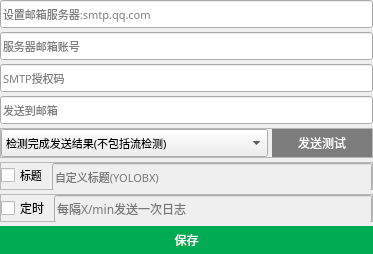
           <widget class="QWidget" name="scrollAreaWidgetContents_3">
            <property name="geometry">
             <rect>
              <x>0</x>
              <y>0</y>
              <width>373</width>
              <height>254</height>
             </rect>
            </property>
            <layout class="QVBoxLayout" name="verticalLayout_24">
             <property name="spacing">
              <number>4</number>
             </property>
             <property name="leftMargin">
              <number>0</number>
             </property>
             <property name="topMargin">
              <number>0</number>
             </property>
             <property name="rightMargin">
              <number>0</number>
             </property>
             <property name="bottomMargin">
              <number>0</number>
             </property>
             <item>
              <widget class="QLineEdit" name="mail_server_type">
               <property name="minimumSize">
                <size>
                 <width>0</width>
                 <height>28</height>
                </size>
               </property>
               <property name="font">
                <font>
                 <family>微软雅黑</family>
                 <pointsize>8</pointsize>
                </font>
               </property>
               <property name="toolTip">
                <string>固定格式:smtp.XXX.com</string>
               </property>
               <property name="placeholderText">
                <string>设置邮箱服务器:smtp.qq.com</string>
               </property>
              </widget>
             </item>
             <item>
              <widget class="QLineEdit" name="mail_sender">
               <property name="minimumSize">
                <size>
                 <width>0</width>
                 <height>28</height>
                </size>
               </property>
               <property name="font">
                <font>
                 <family>微软雅黑</family>
                 <pointsize>8</pointsize>
                </font>
               </property>
               <property name="toolTip">
                <string>作为服务器发送信息的邮箱账号</string>
               </property>
               <property name="placeholderText">
                <string>服务器邮箱账号</string>
               </property>
              </widget>
             </item>
             <item>
              <widget class="QLineEdit" name="mail_server_code">
               <property name="minimumSize">
                <size>
                 <width>0</width>
                 <height>28</height>
                </size>
               </property>
               <property name="font">
                <font>
                 <family>微软雅黑</family>
                 <pointsize>8</pointsize>
                </font>
               </property>
               <property name="toolTip">
                <string>详见SMTP服务的授权码获取</string>
               </property>
               <property name="echoMode">
                <enum>QLineEdit::Password</enum>
               </property>
               <property name="placeholderText">
                <string>SMTP授权码</string>
               </property>
              </widget>
             </item>
             <item>
              <widget class="QLineEdit" name="mail_receiver">
               <property name="minimumSize">
                <size>
                 <width>0</width>
                 <height>28</height>
                </size>
               </property>
               <property name="font">
                <font>
                 <family>微软雅黑</family>
                 <pointsize>8</pointsize>
                </font>
               </property>
               <property name="toolTip">
                <string>信息将发送到的邮箱账号</string>
               </property>
               <property name="placeholderText">
                <string>发送到邮箱</string>
               </property>
              </widget>
             </item>
             <item>
              <widget class="QFrame" name="frame_6">
               <property name="minimumSize">
                <size>
                 <width>0</width>
                 <height>30</height>
                </size>
               </property>
               <property name="maximumSize">
                <size>
                 <width>16777215</width>
                 <height>30</height>
                </size>
               </property>
               <property name="font">
                <font>
                 <family>微软雅黑</family>
                 <pointsize>9</pointsize>
                </font>
               </property>
               <property name="frameShape">
                <enum>QFrame::StyledPanel</enum>
               </property>
               <property name="frameShadow">
                <enum>QFrame::Raised</enum>
               </property>
               <layout class="QHBoxLayout" name="horizontalLayout_3">
                <property name="spacing">
                 <number>4</number>
                </property>
                <property name="leftMargin">
                 <number>0</number>
                </property>
                <property name="topMargin">
                 <number>0</number>
                </property>
                <property name="rightMargin">
                 <number>0</number>
                </property>
                <property name="bottomMargin">
                 <number>0</number>
                </property>
                <item>
                 <widget class="QComboBox" name="send_what">
                  <property name="minimumSize">
                   <size>
                    <width>0</width>
                    <height>28</height>
                   </size>
                  </property>
                  <property name="maximumSize">
                   <size>
                    <width>16777215</width>
                    <height>28</height>
                   </size>
                  </property>
                  <property name="font">
                   <font>
                    <family>微软雅黑</family>
                    <pointsize>8</pointsize>
                   </font>
                  </property>
                  <property name="sizeAdjustPolicy">
                   <enum>QComboBox::AdjustToMinimumContentsLengthWithIcon</enum>
                  </property>
                  <item>
                   <property name="text">
                    <string>检测完成发送结果(不包括流检测)</string>
                   </property>
                  </item>
                  <item>
                   <property name="text">
                    <string>发送全部结果</string>
                   </property>
                  </item>
                  <item>
                   <property name="text">
                    <string>发送软件运行日志</string>
                   </property>
                  </item>
                 </widget>
                </item>
                <item>
                 <widget class="QPushButton" name="send_mail_test">
                  <property name="minimumSize">
                   <size>
                    <width>100</width>
                    <height>0</height>
                   </size>
                  </property>
                  <property name="maximumSize">
                   <size>
                    <width>100</width>
                    <height>16777215</height>
                   </size>
                  </property>
                  <property name="font">
                   <font>
                    <family>微软雅黑</family>
                    <pointsize>9</pointsize>
                    <italic>false</italic>
                    <bold>false</bold>
                   </font>
                  </property>
                  <property name="toolTip">
                   <string>发送测试内送</string>
                  </property>
                  <property name="styleSheet">
                   <string notr="true">QPushButton{
	font: 9pt &quot;微软雅黑&quot;;
	background-color: rgb(125, 125, 125);
	color: rgb(255, 255, 255);
	border:none;
	height:28px;
}
QPushButton:hover{
	font: 9pt &quot;微软雅黑&quot;;
	background-color: rgb(111, 111, 111);
	color: rgb(255, 255, 255);
	height:28px;
}
QPushButton:pressed{
	font: 9pt &quot;微软雅黑&quot;;
	background-color: rgb(86, 86, 86);
	color: rgb(255, 255, 255);
	height:28px;
}</string>
                  </property>
                  <property name="text">
                   <string>发送测试</string>
                  </property>
                 </widget>
                </item>
               </layout>
              </widget>
             </item>
             <item>
              <widget class="QFrame" name="frame">
               <property name="minimumSize">
                <size>
                 <width>0</width>
                 <height>28</height>
                </size>
               </property>
               <property name="maximumSize">
                <size>
                 <width>16777215</width>
                 <height>28</height>
                </size>
               </property>
               <property name="frameShape">
                <enum>QFrame::StyledPanel</enum>
               </property>
               <property name="frameShadow">
                <enum>QFrame::Raised</enum>
               </property>
               <layout class="QHBoxLayout" name="horizontalLayout_25">
                <property name="spacing">
                 <number>4</number>
                </property>
                <property name="leftMargin">
                 <number>0</number>
                </property>
                <property name="topMargin">
                 <number>0</number>
                </property>
                <property name="rightMargin">
                 <number>0</number>
                </property>
                <property name="bottomMargin">
                 <number>0</number>
                </property>
                <item>
                 <widget class="QCheckBox" name="self_send">
                  <property name="font">
                   <font>
                    <family>微软雅黑</family>
                    <pointsize>8</pointsize>
                   </font>
                  </property>
                  <property name="text">
                   <string>标题</string>
                  </property>
                 </widget>
                </item>
                <item>
                 <widget class="QLineEdit" name="self_send_content">
                  <property name="enabled">
                   <bool>false</bool>
                  </property>
                  <property name="minimumSize">
                   <size>
                    <width>0</width>
                    <height>28</height>
                   </size>
                  </property>
                  <property name="font">
                   <font>
                    <family>微软雅黑</family>
                    <pointsize>8</pointsize>
                   </font>
                  </property>
                  <property name="toolTip">
                   <string>他将会是发送到邮箱的标题</string>
                  </property>
                  <property name="statusTip">
                   <string/>
                  </property>
                  <property name="whatsThis">
                   <string/>
                  </property>
                  <property name="placeholderText">
                   <string>自定义标题(YOLOBX)</string>
                  </property>
                 </widget>
                </item>
               </layout>
              </widget>
             </item>
             <item>
              <widget class="QFrame" name="frame_44">
               <property name="minimumSize">
                <size>
                 <width>0</width>
                 <height>28</height>
                </size>
               </property>
               <property name="maximumSize">
                <size>
                 <width>16777215</width>
                 <height>28</height>
                </size>
               </property>
               <property name="frameShape">
                <enum>QFrame::StyledPanel</enum>
               </property>
               <property name="frameShadow">
                <enum>QFrame::Raised</enum>
               </property>
               <layout class="QHBoxLayout" name="horizontalLayout_36">
                <property name="spacing">
                 <number>4</number>
                </property>
                <property name="leftMargin">
                 <number>0</number>
                </property>
                <property name="topMargin">
                 <number>0</number>
                </property>
                <property name="rightMargin">
                 <number>0</number>
                </property>
                <property name="bottomMargin">
                 <number>0</number>
                </property>
                <item>
                 <widget class="QCheckBox" name="regular_time_chaeck">
                  <property name="font">
                   <font>
                    <family>微软雅黑</family>
                    <pointsize>9</pointsize>
                   </font>
                  </property>
                  <property name="text">
                   <string>定时</string>
                  </property>
                 </widget>
                </item>
                <item>
                 <widget class="QLineEdit" name="regular_time">
                  <property name="enabled">
                   <bool>false</bool>
                  </property>
                  <property name="minimumSize">
                   <size>
                    <width>0</width>
                    <height>28</height>
                   </size>
                  </property>
                  <property name="font">
                   <font>
                    <family>微软雅黑</family>
                    <pointsize>9</pointsize>
                   </font>
                  </property>
                  <property name="toolTip">
                   <string>每隔分钟发送一次日志</string>
                  </property>
                  <property name="statusTip">
                   <string/>
                  </property>
                  <property name="whatsThis">
                   <string/>
                  </property>
                  <property name="placeholderText">
                   <string>每隔X/min发送一次日志</string>
                  </property>
                 </widget>
                </item>
               </layout>
              </widget>
             </item>
             <item>
              <widget class="QPushButton" name="save_mail_setting">
               <property name="minimumSize">
                <size>
                 <width>0</width>
                 <height>0</height>
                </size>
               </property>
               <property name="maximumSize">
                <size>
                 <width>16777215</width>
                 <height>16777215</height>
                </size>
               </property>
               <property name="font">
                <font>
                 <family>微软雅黑</family>
                 <pointsize>9</pointsize>
                 <italic>false</italic>
                 <bold>false</bold>
                </font>
               </property>
               <property name="styleSheet">
                <string notr="true">QPushButton{
	font: 9pt &quot;微软雅黑&quot;;
	background-color: rgb(0, 172, 83);
	color: rgb(255, 255, 255);
	border:none;
	height:28px;
}
QPushButton:hover{
	font: 9pt &quot;微软雅黑&quot;;
	background-color: rgb(0, 134, 67);
	color: rgb(255, 255, 255);
	height:28px;
}
QPushButton:pressed{
	font: 9pt &quot;微软雅黑&quot;;
	background-color: rgb(0, 172, 83);
	color: rgb(255, 255, 255);
	height:28px;
}</string>
               </property>
               <property name="text">
                <string>保存</string>
               </property>
               <property name="iconSize">
                <size>
                 <width>20</width>
                 <height>20</height>
                </size>
               </property>
              </widget>
             </item>
            </layout>
           </widget>
